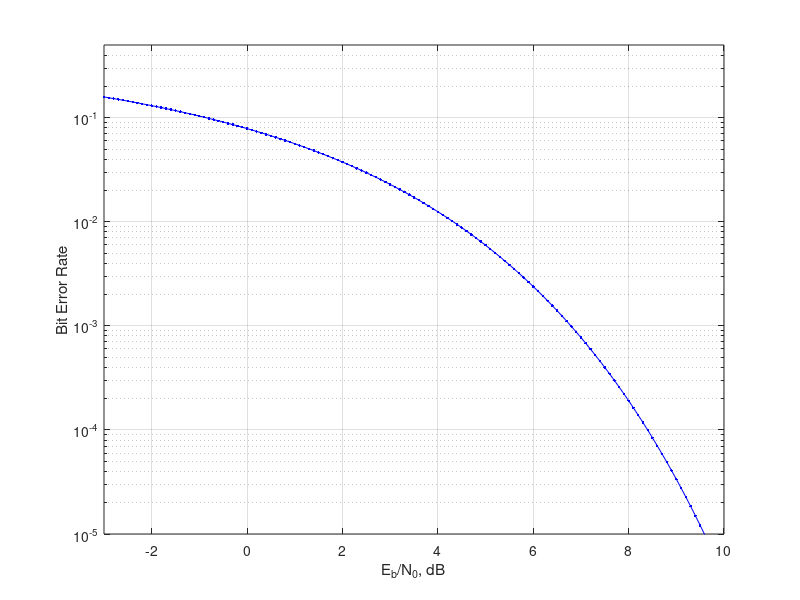

Write the MATLAB code that produced this figure.
Eb_N0_dB = [-3:0.1:10];
theoryBer = 0.5*erfc(sqrt(10.^(Eb_N0_dB/10)));
semilogy(Eb_N0_dB,theoryBer,'b.-');
axis([-3 10 10^-5 0.5]);
grid on
xlabel('E_b/N_0, dB');
ylabel('Bit Error Rate');